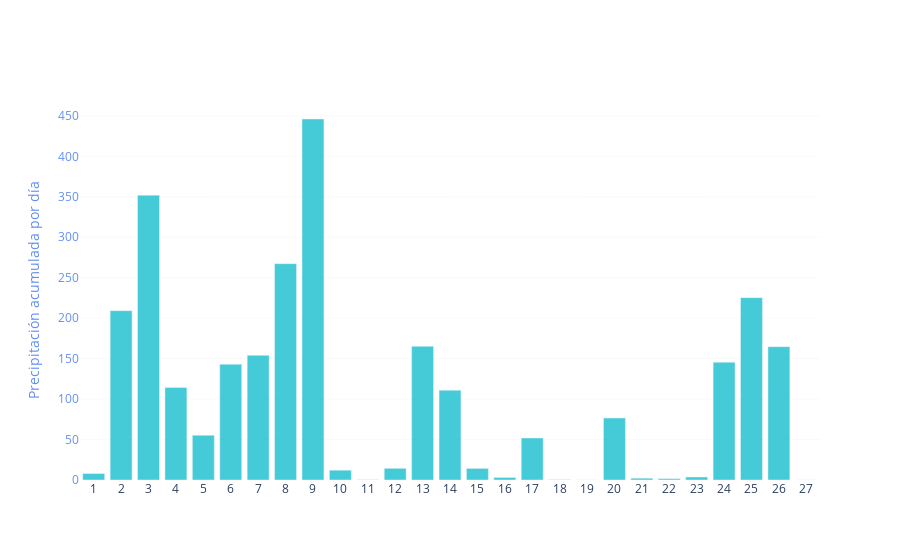

Notebook code cell kept with this figure:
### Code cell
dash.fig_pp

### Figure 1 — Plotly figure (JSON) as saved in the notebook; plotly's stock layout.template omitted (floating-point values rounded to 4 significant figures)
{"data": [{"marker": {"color": "#17BECF"}, "opacity": 0.8, "type": "bar", "x": [1, 2, 3, 4, 5, 6, 7, 8, 9, 10, 11, 12, 13, 14, 15, 16, 17, 18, 19, 20, 21, 22, 23, 24, 25, 26, 27], "y": [8, 209.3, 352.0, 114.3, 55.2, 143.0, 154.1, 267.4, 446.2, 12.1, 0.2, 14.4, 165.2, 111.0, 14.3, 3.1, 51.9, 0.31, 0, 76.61, 2.2, 1.6, 3.7, 145.5, 225.4, 164.8, 0]}], "layout": {"colorway": ["#636EFA", "#EF553B", "#00CC96", "#AB63FA", "#FFA15A", "#19D3F3", "#FF6692", "#B6E880", "#FF97FF", "#FECB52"], "paper_bgcolor": "rgb(255,255,255)", "plot_bgcolor": "rgba(0, 0, 0, 0)", "xaxis": {"nticks": 28, "tickangle": 0}, "yaxis": {"dtick": 50, "gridcolor": "rgba(244,244,244,255)", "gridwidth": 0.5, "showgrid": true, "tickfont": {"color": "rgba(100,143,240,255)"}, "title": {"font": {"color": "rgba(100,143,240,255)"}, "text": "Precipitación acumulada por día"}}}}
